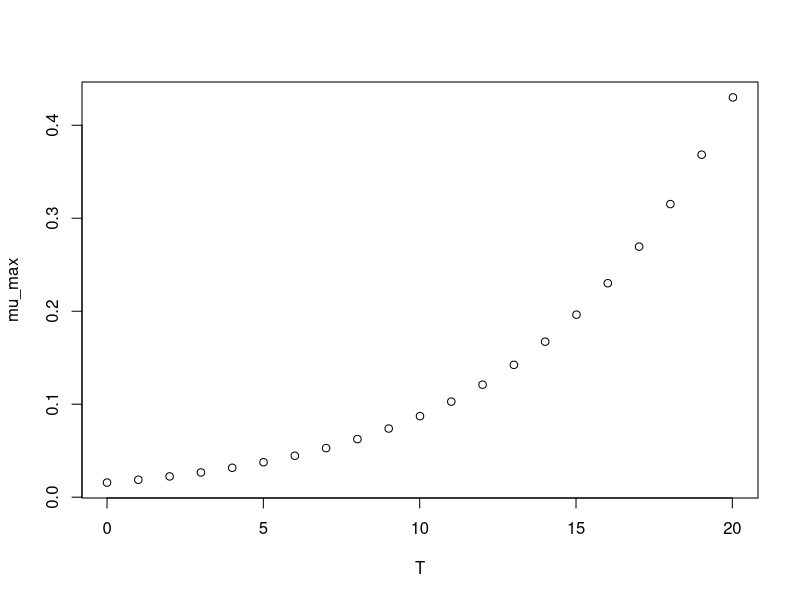

Source code (R):
#############################
# start of Parameter script
#############################
T <- seq(0,20.02,length.out=21)
#############################
# end of Parameter script
#############################
############################# 
# start of Model script Gropin ID 249 
#############################
 
# constant coefficients for this model
a <- 46.6162
Ea <- 109.911
R <- 8.3140000000000002E-3
 
variables <- data.frame(T)
argumentsPar <- expand.grid(variables)
 
# heart of the model
response_surface <- function(T) {
   mumax <-2.302585*exp(a-(Ea/R)*(1/(T+273)))/24

return(mumax=mumax)
} 

# output parameters
mumax <- cbind(argumentsPar,response_surface(argumentsPar['T']))
colnames(mumax) <- c(colnames(argumentsPar),'mumax')
#############################
# End of Model script
#############################
############################# 
# start of Visualisation script Gropin ID 249 
#############################
plot(T,mumax$mumax,
                          xlab='T',
                          ylab='mu_max')
#############################
# End of Visualisation script
#############################
